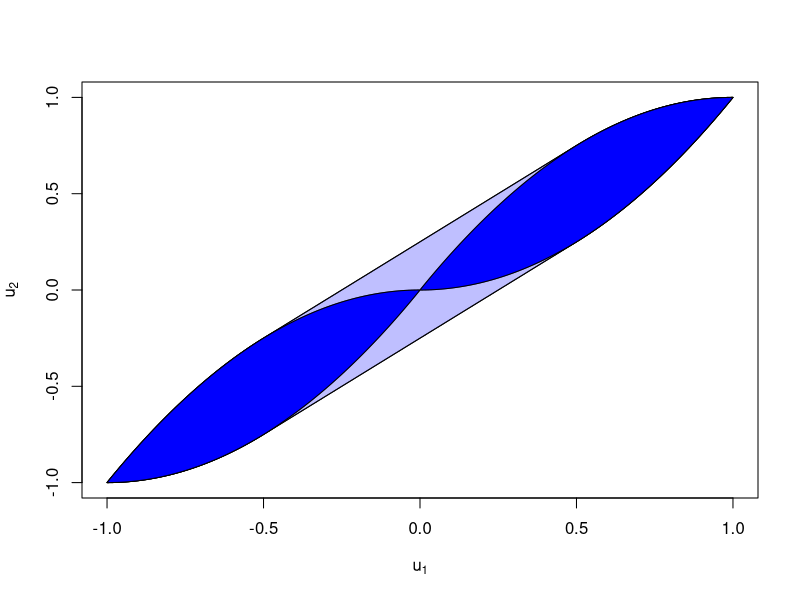

Here is the R script that generated this plot:

library(graphics)
lower = function(x){
  bottom = (x+1)^2-1
  middle = x-1/4
  top = x^2
  return(bottom*(x<=-1/2)+middle*(x>-1/2 & x<1/2)+top*(x>=1/2))
}

upper = function(x){
  bottom = -x^2
  middle = x+1/4
  top = -(x-1)^2+1
  return(bottom*(x<=-1/2)+middle*(x>-1/2 & x<1/2)+top*(x>=1/2))
}

  
SSlower = function(x){
  I = x<0
  return(((x+1)^2-1)*I+(x^2)*(1-I))
}

SSupper = function(x){
  return(pmax(-x^2,1-(1-x)^2))
}
  
vals = seq(-1,1,by=.01)

SSy = c(SSupper(vals),rev(SSlower(vals)))
x = c(vals,rev(vals))

Cy = c(upper(vals),rev(lower(vals)))

pdf("sensitivityHull.pdf",width=5,height=5)
plot(x,SSy,type="l",xlab=expression(u[1]),ylab=expression(u[2]))
lines(x,Cy)
polygon(x,Cy,col=rgb(.5, .5, 1,0.5))
polygon(x,SSy,col=rgb(0,0,1,1))
dev.off()
